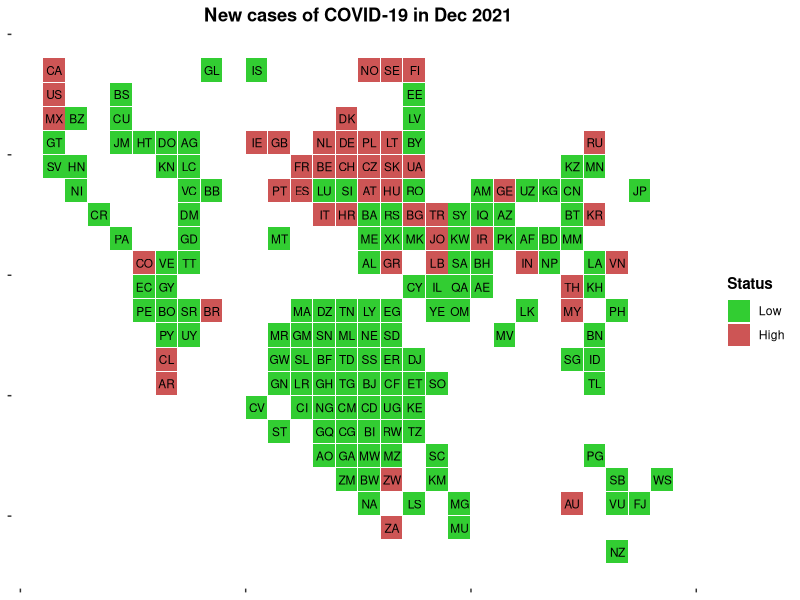
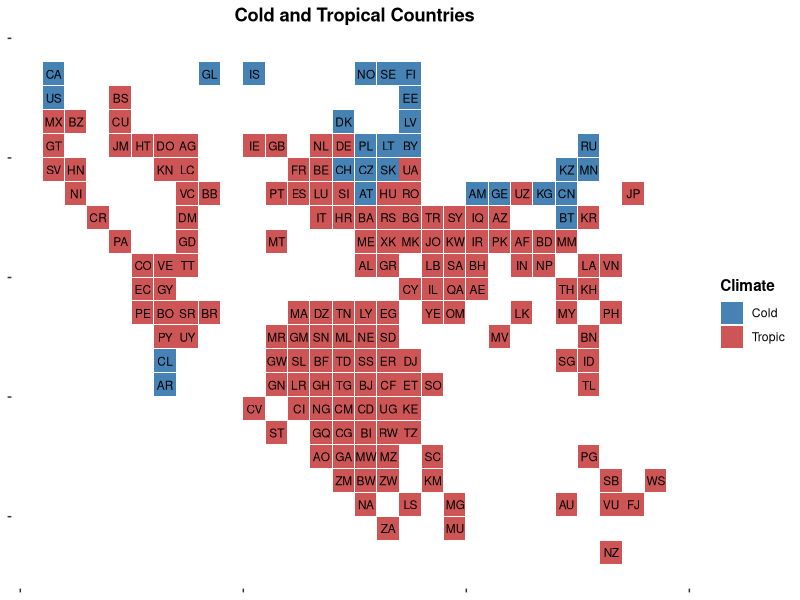
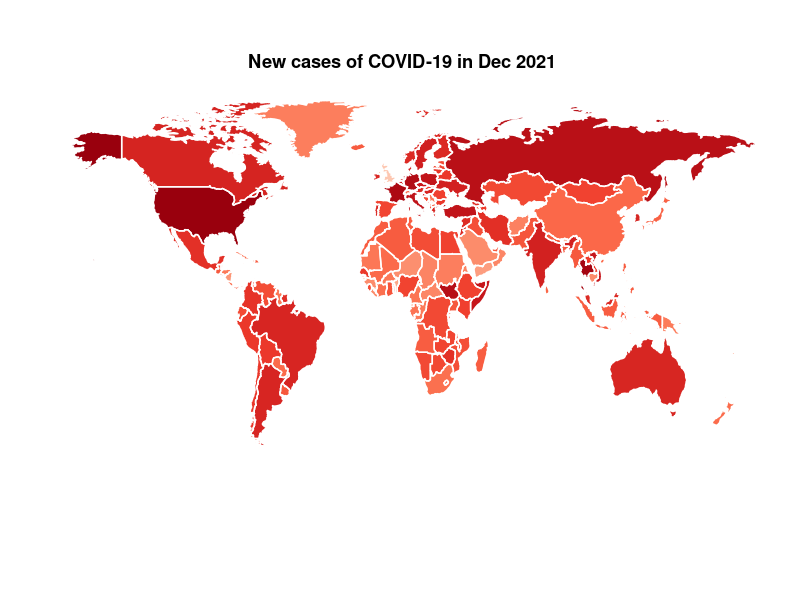
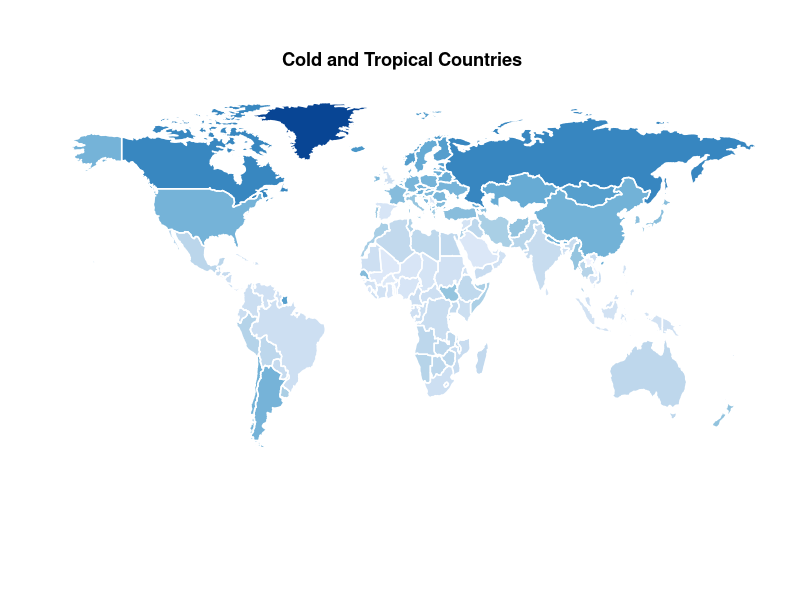

The R script that drew these images, in order:
library(readxl)
library(dplyr)
library(ggplot2)
library(maps)
library(here)

data <- read_xlsx(here('data/data_plot.xlsx'))

######## Grid tile map
c1<- summary(data$New_Cases)[['3rd Qu.']]
covid_index<- rep(0, nrow(data))
covid_index[which(data$New_Cases >= c1)] = 1
covid_index<- as.factor(covid_index)
data<- cbind(data, covid_index)
c2<- 8
temp_index<- rep(0, nrow(data))
temp_index[which(data$Temperature > c2)] = 1
temp_index<- as.factor(temp_index)
data<- cbind(data, temp_index)

# create worldmap
worldmap <- ggplot(data)

# covid map
worldC19<- worldmap + 
  geom_rect(aes(xmin = mapx, ymin = mapy, 
                xmax = mapx + 0.96, ymax = mapy + 0.96,
                fill = covid_index)) +
  scale_fill_manual(values = c('0' = 'limegreen', '1' = 'indianred3'), label = c('Low', 'High'), name = expression(bold('Status'))) + 
  ggtitle(expression(bold("New cases of COVID-19 in Dec 2021"))) +
  geom_text(aes(x = mapx, y = mapy, 
                label = Country_Code),
            size = 3, 
            nudge_x = 0.5, nudge_y = -0.5,
            vjust = 0.5, hjust = 0.5) +
  scale_y_reverse() + 
  theme(panel.grid = element_blank(), panel.background = element_blank(), 
        axis.text = element_blank(), axis.title = element_blank(), 
        plot.title = element_text(hjust = 0.5))
worldC19


# temp map
worldTemp<- worldmap + 
  geom_rect(aes(xmin = mapx, ymin = mapy, 
                xmax = mapx + 0.96, ymax = mapy + 0.96,
                fill = temp_index)) +
  scale_fill_manual(values = c('0' = 'steelblue', '1' = 'indianred3'), label = c('Cold', 'Tropic'), name = expression(bold('Climate'))) + 
  ggtitle(expression(bold("Cold and Tropical Countries"))) +
  geom_text(aes(x = mapx, y = mapy, 
                label = Country_Code),
            size = 3, 
            nudge_x = 0.5, nudge_y = -0.5,
            vjust = 0.5, hjust = 0.5) +
  scale_y_reverse() + 
  theme(panel.grid = element_blank(), panel.background = element_blank(), 
        axis.text = element_blank(), axis.title = element_blank(), 
        plot.title = element_text(hjust = 0.5))
worldTemp



######## world map
world <- map_data("world")
data_world <- read_xlsx(here("data/data_worldmap.xlsx"))
c1<- summary(data_world$New_Cases)[['3rd Qu.']]
covid_index<- rep(0, nrow(data_world))
covid_index[which(data_world$New_Cases >= c1)] = 1
covid_index<- as.factor(covid_index)
data_world<- cbind(data_world, covid_index)
c2<- 8
temp_index<- rep(0, nrow(data_world))
temp_index[which(data_world$Temperature > c2)] = 1
temp_index<- as.factor(temp_index)
data_world<- cbind(data_world, temp_index)

worldSubset <- inner_join(world, data_world, by = "region")

dff <- worldSubset %>%
  group_by(Country_Code) %>%
  summarize(long = mean(long, na.rm = T), lat = mean(lat, na.rm = T), group = group)


plain <- theme(
  axis.text = element_blank(),
  axis.line = element_blank(),
  axis.ticks = element_blank(),
  panel.border = element_blank(),
  panel.grid = element_blank(),
  axis.title = element_blank(),
  panel.background = element_rect(fill = "white"),
  plot.title = element_text(hjust = 0.5)
)

worldC19_map <- ggplot(data = worldSubset, mapping = aes(x = long, y = lat, group = group)) + 
  coord_fixed(1.3) +
  geom_polygon(aes(fill = log(New_Cases)), show.legend=F) +
  scale_fill_distiller(palette = 'Reds', direction = 1) + 
  ggtitle(expression(bold("New cases of COVID-19 in Dec 2021"))) +
  borders('world', colour = 'white') + plain
worldC19_map


worldTemp_map <- ggplot(data = worldSubset, mapping = aes(x = long, y = lat, group = group)) + 
  coord_fixed(1.3) +
  geom_polygon(aes(fill = Temperature), show.legend = F) +
  scale_fill_distiller(palette = 'Blues', direction = -1) + 
  ggtitle(expression(bold("Cold and Tropical Countries"))) +
  borders('world', colour = 'white') + plain
worldTemp_map



